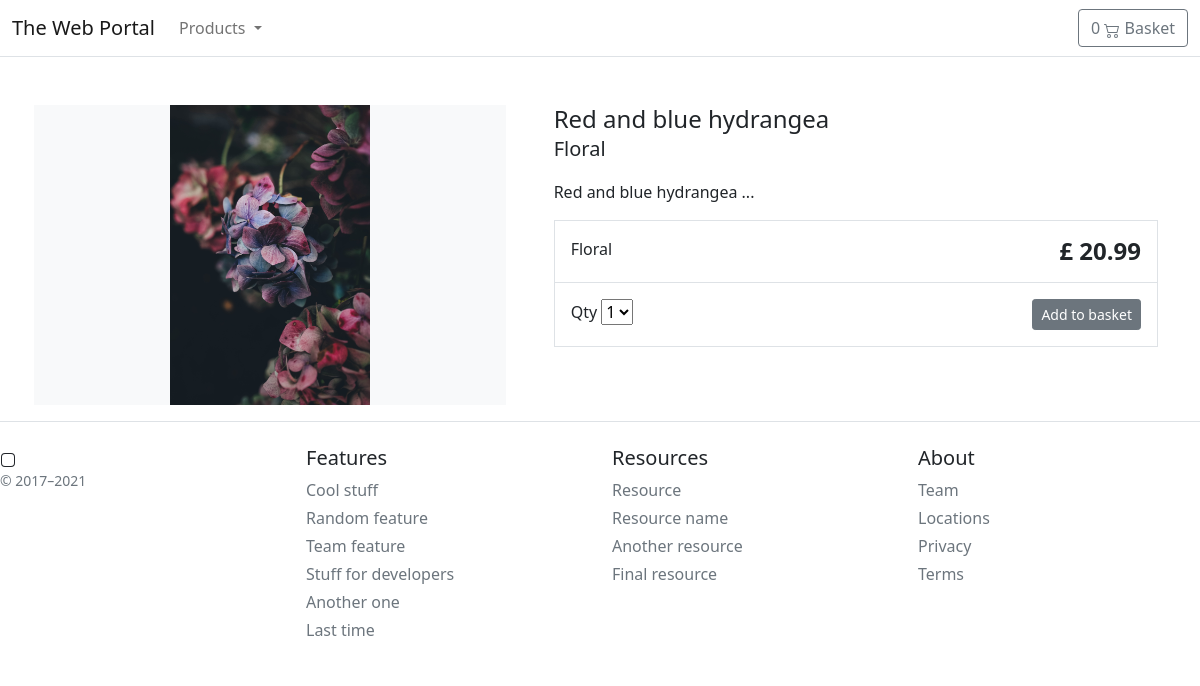
Page /product/red-and-blue-hydrangea/ on the committed database.
### store/models.py (models this page shows, shortened)
class Product(models.Model):
    category = models.ForeignKey(Category, related_name='product', on_delete= models.CASCADE) # foreign key from category table, on_delete says if therre isnt a category then it will delete the product
    name = models.CharField(max_length=255)
    description = models.TextField(blank=True)
    image = models.ImageField(upload_to ='images/' , default='images/default.jpg') #Images not stored in Db, online the link to images (stroed in project folder)
    slug = models.SlugField(max_length=255) # can be used to write the product name in the URL and then be taken straight to that products page
    price = models.DecimalField(max_digits=6, decimal_places=2)
    in_Stock = models.BooleanField(default=True)
    is_Active = models.BooleanField(default=True) # if people can by it?
    created = models.DateField(auto_now_add=True) # records the date it was added to store
    updated = models.DateTimeField(auto_now=True) # triggered eevytime I make a new update *refreshes the date & time
    objects = models.Manager()
    products = ProductManager()
    class Meta:
        verbose_name_plural = 'Products'
        ordering = ('-created',) # sorted in decending order based on when it wasa created

class Category(models.Model): # extends from model to give use the functionality that models has
    name = models.CharField(max_length=255, db_index=True)
    slug = models.SlugField(max_length=255,unique= True) # slug allows you to write the name of the cat in the url
    class Meta: # metadata about
        verbose_name_plural = 'categories' # Django will add an S at the end of the class name so setting it do it is gramatically correct
    def get_absolute_url(self):
        return reverse("store:category_list", args=[self.slug])
    def __str__(self):
        return self.name #returns the data as string in the table

### store/views.py (the view)
# urls.py: path('product/<slug:slug>/', views.product_detail, name='product_detail'), #<slug:slug> refer to <variable (datatype): Data (From table)>
def product_detail(request, slug):
    product = get_object_or_404(Product, slug=slug, in_Stock=True) # if the item isn't instock it will show 404 error. SQL query select the product where the slug == slug and in_stock == True
    return render(request, 'store/products/single.html', { 'product': product})

### basket/basket.py (called while the page is built)
    def __len__(self):
        return sum(item['qty'] for item in self.basket.values())  # counts all the values of the key qty

### basket/context_processors.py (called while the page is built)
def basket(request): # request is used because it holds info in the http request - session included
    return {'basket': Basket(request)} # returns the basket data from the class

### store/context_processors.py (called while the page is built)
def categories(request):
    return {
        'categories': Category.objects.all()
    }

### templates/store/products/single.html (shortened to what this page needs)
{% extends "../base.html" %}
{%block content %}
<div class="container" id="product-section">
    <main class="pt-5">
        <div class="row g-3">
            <div class="col-md-5 col-lg-5 order-md-first bg-light">
                <img class="img-fluid mx-auto d-block" width="200px" alt="Responsive image"
                    src="{{ product.image.url }}">
            </div>
            <div class="col-md-7 col-lg-7 ps-md-3 ps-lg-5">
                <h1 class="mb-0 h4">{{ product.name }} </h1>
                <p><span class="lead"> {{ product.category }} </span> </p>
                <p> {{ product.description | slice:":200" }} ...</p>
                <div class="border">
                    <div class="col border-bottom">
                        <div class="row p-3">
                            <div class="col-6"> Floral </div>
                            <div class="col-6 text-end"> <span class="h4 fw-bold">£ {{product.price}} </span> </div>
                        </div>
                    </div>
                    <div class="col">
                        <div class="row p-3">
                            <div class="col-6">
                                <label for="select"> Qty</label>
                                <select id="select">
                                    <option value="1"> 1</option>
                                </select>
                            </div>
                            <div class="col-6 text-end">
<button type="button" id="add-button" value="{{ product.id }}" class="btn btn-secondary btn-sm"> Add to basket</button>
                            </div>
                        </div>
                    </div>
                </div>
            </div>
    </main>
</div>
{% endblock %}

### rows in the picture
Product: image (picture), name "Red and blue hydrangea", category "Floral", description "Red and blue hydrangea", price "20.99"
